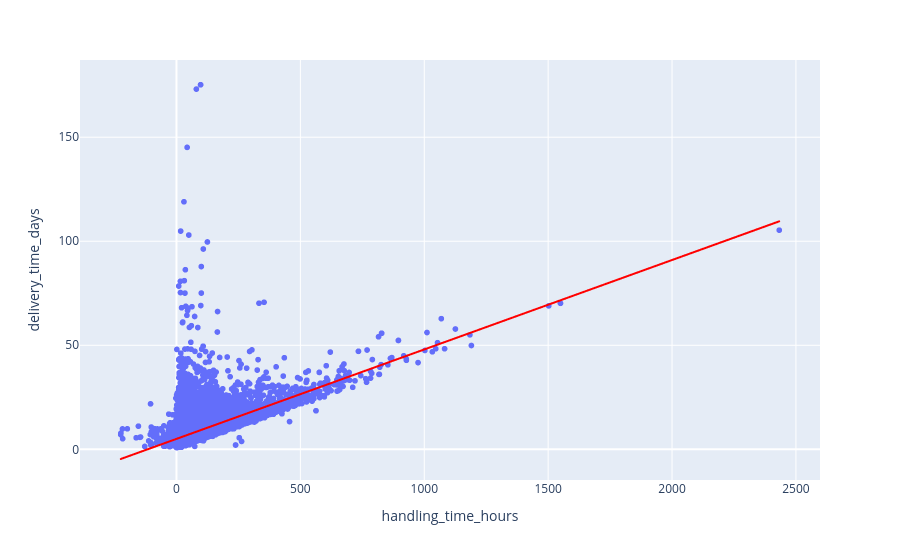

Notebook code cell kept with this figure:
### Code cell
px.scatter(df, x = 'handling_time_hours', y = 'delivery_time_days', 
           trendline_color_override="red", trendline='ols')

### Figure 1 — Plotly figure (JSON) as saved in the notebook; plotly's stock layout.template omitted (floating-point values rounded to 4 significant figures; data arrays with more than 128 entries replaced by an {"elided": "..."} marker saying what was removed)
{"data": [{"hovertemplate": "handling_time_hours=%{x}<br>delivery_time_days=%{y}<extra></extra>", "legendgroup": "", "marker": {"color": "#636efa", "symbol": "circle"}, "mode": "markers", "name": "", "showlegend": false, "type": "scattergl", "x": {"elided": "33820 float values"}, "xaxis": "x", "y": {"elided": "33820 float values"}, "yaxis": "y"}, {"hovertemplate": "<b>OLS trendline</b><br>delivery_time_days = 0.0429842 * handling_time_hours + 5.01487<br>R<sup>2</sup>=0.304743<br><br>handling_time_hours=%{x}<br>delivery_time_days=%{y} <b>(trend)</b><extra></extra>", "legendgroup": "", "line": {"color": "red"}, "marker": {"color": "#636efa", "symbol": "circle"}, "mode": "lines", "name": "", "showlegend": false, "type": "scattergl", "x": {"elided": "33820 float values"}, "xaxis": "x", "y": {"elided": "33820 float values"}, "yaxis": "y"}], "layout": {"legend": {"tracegroupgap": 0}, "margin": {"t": 60}, "xaxis": {"anchor": "y", "domain": [0, 1], "title": {"text": "handling_time_hours"}}, "yaxis": {"anchor": "x", "domain": [0, 1], "title": {"text": "delivery_time_days"}}}}
